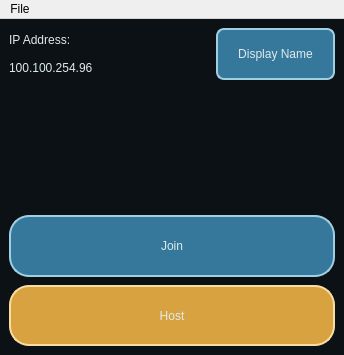
<?xml version="1.0" encoding="UTF-8"?>
<ui version="4.0">
 <class>MainWindow</class>
 <widget class="QMainWindow" name="MainWindow">
  <property name="geometry">
   <rect>
    <x>0</x>
    <y>0</y>
    <width>344</width>
    <height>355</height>
   </rect>
  </property>
  <property name="maximumSize">
   <size>
    <width>800</width>
    <height>800</height>
   </size>
  </property>
  <property name="windowTitle">
   <string>Mercury</string>
  </property>
  <property name="styleSheet">
   <string notr="true">QPushButton {
	background-color: rgb(54, 120, 156);
	color: rgb(223, 234, 237);
	border: 2px solid rgb(160, 207, 226);
	min-height: 40px;
	min-width: 40px;
	border-radius: 20px;
}
QPushButton:pressed {
	background-color: rgba(173, 213, 255, 80);
}
QPushButton#hostButton {
	background-color: rgb(217, 162, 64);
	border: 2px solid rgb(249, 220, 161);
}
QPushButton#hostButton:pressed {
	background-color: rgba(217, 162, 64, 80);
	border: 2px solid rgb(249, 220, 161);
}
QPushButton#settingsButton {
	padding: 4px;
	border-radius: 8px;
 	min-width: 80px;
}

QLabel {
	color: rgb(223, 234, 237);
}


QMainWindow {
	background-color: rgb(11, 17, 20);
}</string>
  </property>
  <widget class="QWidget" name="centralwidget">
   <layout class="QHBoxLayout" name="horizontalLayout">
    <item>
     <layout class="QVBoxLayout" name="verticalLayout">
      <property name="spacing">
       <number>4</number>
      </property>
      <item>
       <layout class="QHBoxLayout" name="horizontalLayout_4">
        <item>
         <layout class="QVBoxLayout" name="verticalLayout_5">
          <item>
           <widget class="QLabel" name="label_2">
            <property name="sizePolicy">
             <sizepolicy hsizetype="Maximum" vsizetype="Preferred">
              <horstretch>0</horstretch>
              <verstretch>0</verstretch>
             </sizepolicy>
            </property>
            <property name="text">
             <string>IP Address:</string>
            </property>
           </widget>
          </item>
          <item>
           <widget class="QLabel" name="label_4">
            <property name="sizePolicy">
             <sizepolicy hsizetype="Maximum" vsizetype="Preferred">
              <horstretch>0</horstretch>
              <verstretch>0</verstretch>
             </sizepolicy>
            </property>
            <property name="text">
             <string>100.100.254.96</string>
            </property>
           </widget>
          </item>
         </layout>
        </item>
        <item>
         <spacer name="horizontalSpacer">
          <property name="orientation">
           <enum>Qt::Orientation::Horizontal</enum>
          </property>
          <property name="sizeHint" stdset="0">
           <size>
            <width>40</width>
            <height>20</height>
           </size>
          </property>
         </spacer>
        </item>
        <item>
         <widget class="QPushButton" name="settingsButton">
          <property name="sizePolicy">
           <sizepolicy hsizetype="MinimumExpanding" vsizetype="Fixed">
            <horstretch>0</horstretch>
            <verstretch>0</verstretch>
           </sizepolicy>
          </property>
          <property name="text">
           <string>Display Name</string>
          </property>
         </widget>
        </item>
       </layout>
      </item>
      <item>
       <layout class="QHBoxLayout" name="horizontalLayout_7"/>
      </item>
      <item>
       <spacer name="verticalSpacer">
        <property name="orientation">
         <enum>Qt::Orientation::Vertical</enum>
        </property>
        <property name="sizeHint" stdset="0">
         <size>
          <width>20</width>
          <height>40</height>
         </size>
        </property>
       </spacer>
      </item>
      <item>
       <layout class="QVBoxLayout" name="verticalLayout_3">
        <property name="spacing">
         <number>8</number>
        </property>
        <item>
         <widget class="QPushButton" name="joinButton">
          <property name="sizePolicy">
           <sizepolicy hsizetype="Minimum" vsizetype="Expanding">
            <horstretch>0</horstretch>
            <verstretch>0</verstretch>
           </sizepolicy>
          </property>
          <property name="styleSheet">
           <string notr="true"/>
          </property>
          <property name="text">
           <string>Join</string>
          </property>
          <property name="flat">
           <bool>false</bool>
          </property>
         </widget>
        </item>
        <item>
         <widget class="QPushButton" name="hostButton">
          <property name="sizePolicy">
           <sizepolicy hsizetype="Minimum" vsizetype="MinimumExpanding">
            <horstretch>0</horstretch>
            <verstretch>0</verstretch>
           </sizepolicy>
          </property>
          <property name="styleSheet">
           <string notr="true"/>
          </property>
          <property name="text">
           <string>Host</string>
          </property>
         </widget>
        </item>
       </layout>
      </item>
     </layout>
    </item>
   </layout>
  </widget>
  <widget class="QMenuBar" name="menubar">
   <property name="geometry">
    <rect>
     <x>0</x>
     <y>0</y>
     <width>344</width>
     <height>36</height>
    </rect>
   </property>
   <widget class="QMenu" name="menuFile">
    <property name="title">
     <string>File</string>
    </property>
    <addaction name="actionPreferences"/>
   </widget>
   <addaction name="menuFile"/>
  </widget>
  <action name="actionHi1">
   <property name="text">
    <string>Hi1</string>
   </property>
  </action>
  <action name="actionOpen_Settings">
   <property name="text">
    <string>Open Settings...</string>
   </property>
  </action>
  <action name="actionPreferences">
   <property name="text">
    <string>Preferences...</string>
   </property>
  </action>
 </widget>
 <resources/>
 <connections/>
</ui>
